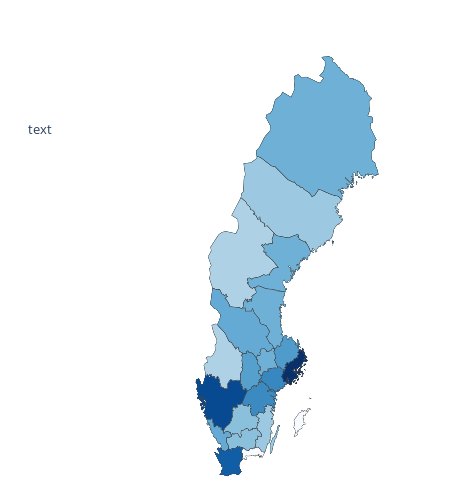

The code cell stored with this chart in its notebook:
### Code cell
import plotly.graph_objects as go 
import numpy as np 


year_column = "Antal ansökningar 2022"

log_approved = np.log(df_map[year_column] + 1)

fig = go.Figure(
    go.Choroplethmapbox(
        geojson = json_data,
        locations = region_code_map,
        z = log_approved,
        featureidkey="properties.ref:se:länskod",
        colorscale= "blues",
        showscale=False,
        customdata=df_map[year_column],
        text= df_map["län"],
        hovertemplate= "<b>%{text}</b><br>Antal sökande %{customdata}<extra></extra>",
        marker_line_width= 0.3)
    )   

fig.update_layout(
    mapbox= dict(style= "white-bg", zoom= 3.3, center= dict(lat=62.6952, lon= 13.9149)),
    width= 470,
    height= 500,
    margin= dict(r=0 , l=0 , t=50 , b=0),
    title= dict(
        text= "text",
        x= 0.06,
        y= 0.75,
        font= dict(size=13)
    )
)


fig.show()

### Figure 1 — Plotly figure (JSON) as saved in the notebook; plotly's stock layout.template omitted (floating-point values rounded to 4 significant figures; data arrays with more than 128 entries replaced by an {"elided": "..."} marker saying what was removed)
{"data": [{"colorscale": [[0, "rgb(247,251,255)"], [0.125, "rgb(222,235,247)"], [0.25, "rgb(198,219,239)"], [0.375, "rgb(158,202,225)"], [0.5, "rgb(107,174,214)"], [0.625, "rgb(66,146,198)"], [0.75, "rgb(33,113,181)"], [0.875, "rgb(8,81,156)"], [1, "rgb(8,48,107)"]], "customdata": [69, 11, 16, 15, 5, 5, 4, 0, 0, 32, 8, 45, 3, 10, 7, 8, 7, 7, 3, 4, 7], "featureidkey": "properties.ref:se:länskod", "geojson": {"features": [{"geometry": {"coordinates": {"elided": "3 rows, 512 float values in total"}, "type": "MultiPolygon"}, "properties": {"admin_level": "4", "boundary": "administrative", "name": "Gotlands län", "ref:se:län:bokstav": "I", "ref:se:länskod": "09", "type": "multipolygon"}, "type": "Feature"}, {"geometry": {"coordinates": {"elided": "2 rows, 1192 float values in total"}, "type": "MultiPolygon"}, "properties": {"admin_level": "4", "boundary": "administrative", "name": "Kalmar län", "ref:se:län:bokstav": "H", "ref:se:länskod": "08", "type": "multipolygon"}, "type": "Feature"}, {"geometry": {"coordinates": {"elided": "2 rows, 492 float values in total"}, "type": "MultiPolygon"}, "properties": {"admin_level": "4", "boundary": "administrative", "name": "Blekinge län", "ref:se:län:bokstav": "K", "ref:se:länskod": "10", "type": "multipolygon"}, "type": "Feature"}, {"geometry": {"coordinates": {"elided": "1x1x269x2 float values"}, "type": "MultiPolygon"}, "properties": {"admin_level": "4", "boundary": "administrative", "name": "Jämtlands län", "ref:se:län:bokstav": "Z", "ref:se:länskod": "23", "type": "multipolygon"}, "type": "Feature"}, {"geometry": {"coordinates": {"elided": "4 rows, 1212 float values in total"}, "type": "MultiPolygon"}, "properties": {"admin_level": "4", "boundary": "administrative", "name": "Västerbottens län", "ref:se:län:bokstav": "AC", "ref:se:länskod": "24", "type": "multipolygon"}, "type": "Feature"}, {"geometry": {"coordinates": {"elided": "1x1x274x2 float values"}, "type": "MultiPolygon"}, "properties": {"admin_level": "4", "boundary": "administrative", "name": "Kronobergs län", "ref:se:län:bokstav": "G", "ref:se:länskod": "07", "type": "multipolygon"}, "type": "Feature"}, {"geometry": {"coordinates": {"elided": "3 rows, 1306 float values in total"}, "type": "MultiPolygon"}, "properties": {"admin_level": "4", "boundary": "administrative", "name": "Västra Götalands län", "ref:se:län:bokstav": "O", "ref:se:länskod": "14", "type": "multipolygon"}, "type": "Feature"}, {"geometry": {"coordinates": {"elided": "1x1x216x2 float values"}, "type": "MultiPolygon"}, "properties": {"admin_level": "4", "boundary": "administrative", "name": "Värmlands län", "ref:se:län:bokstav": "S", "ref:se:länskod": "17", "type": "multipolygon"}, "type": "Feature"}, {"geometry": {"coordinates": {"elided": "1x1x251x2 float values"}, "type": "MultiPolygon"}, "properties": {"admin_level": "4", "boundary": "administrative", "name": "Dalarnas län", "ref:se:län:bokstav": "W", "ref:se:länskod": "20", "type": "multipolygon"}, "type": "Feature"}, {"geometry": {"coordinates": {"elided": "1x1x211x2 float values"}, "type": "MultiPolygon"}, "properties": {"admin_level": "4", "boundary": "administrative", "name": "Södermanlands län", "ref:se:län:bokstav": "D", "ref:se:länskod": "04", "type": "multipolygon"}, "type": "Feature"}, {"geometry": {"coordinates": {"elided": "1x1x347x2 float values"}, "type": "MultiPolygon"}, "properties": {"admin_level": "4", "boundary": "administrative", "name": "Jönköpings län", "ref:se:län:bokstav": "F", "ref:se:länskod": "06", "type": "multipolygon"}, "type": "Feature"}, {"geometry": {"coordinates": {"elided": "3 rows, 892 float values in total"}, "type": "MultiPolygon"}, "properties": {"admin_level": "4", "boundary": "administrative", "name": "Östergötlands län", "ref:se:län:bokstav": "E", "ref:se:länskod": "05", "type": "multipolygon"}, "type": "Feature"}, {"geometry": {"coordinates": {"elided": "18 rows, 1832 float values in total"}, "type": "MultiPolygon"}, "properties": {"admin_level": "4", "boundary": "administrative", "name": "Stockholms län", "ref:se:län:bokstav": "AB", "ref:se:länskod": "01", "type": "multipolygon"}, "type": "Feature"}, {"geometry": {"coordinates": {"elided": "1x1x185x2 float values"}, "type": "MultiPolygon"}, "properties": {"admin_level": "4", "boundary": "administrative", "name": "Västmanlands län", "ref:se:län:bokstav": "U", "ref:se:länskod": "19", "type": "multipolygon"}, "type": "Feature"}, {"geometry": {"coordinates": {"elided": "3 rows, 592 float values in total"}, "type": "MultiPolygon"}, "properties": {"admin_level": "4", "boundary": "administrative", "name": "Uppsala län", "ref:se:län:bokstav": "C", "ref:se:länskod": "03", "type": "multipolygon"}, "type": "Feature"}, {"geometry": {"coordinates": {"elided": "1x1x428x2 float values"}, "type": "MultiPolygon"}, "properties": {"admin_level": "4", "boundary": "administrative", "name": "Gävleborgs län", "ref:se:län:bokstav": "X", "ref:se:länskod": "21", "type": "multipolygon"}, "type": "Feature"}, {"geometry": {"coordinates": {"elided": "2 rows, 1086 float values in total"}, "type": "MultiPolygon"}, "properties": {"admin_level": "4", "boundary": "administrative", "name": "Västernorrlands län", "ref:se:län:bokstav": "Y", "ref:se:länskod": "22", "type": "multipolygon"}, "type": "Feature"}, {"geometry": {"coordinates": {"elided": "1x1x211x2 float values"}, "type": "MultiPolygon"}, "properties": {"admin_level": "4", "boundary": "administrative", "name": "Örebro län", "ref:se:län:bokstav": "T", "ref:se:länskod": "18", "type": "multipolygon"}, "type": "Feature"}, {"geometry": {"coordinates": {"elided": "10 rows, 2074 float values in total"}, "type": "MultiPolygon"}, "properties": {"admin_level": "4", "boundary": "administrative", "name": "Norrbottens län", "ref:se:län:bokstav": "BD", "ref:se:länskod": "25", "type": "multipolygon"}, "type": "Feature"}, {"geometry": {"coordinates": {"elided": "1x1x326x2 float values"}, "type": "MultiPolygon"}, "properties": {"admin_level": "4", "boundary": "administrative", "name": "Hallands län", "ref:se:län:bokstav": "N", "ref:se:länskod": "13", "type": "multipolygon"}, "type": "Feature"}, {"geometry": {"coordinates": {"elided": "1x1x257x2 float values"}, "type": "MultiPolygon"}, "properties": {"admin_level": "4", "boundary": "administrative", "name": "Skåne län", "ref:se:län:bokstav": "M", "ref:se:länskod": "12", "type": "multipolygon"}, "type": "Feature"}], "type": "FeatureCollection"}, "hovertemplate": "<b>%{text}</b><br>Antal sökande %{customdata}<extra></extra>", "locations": ["01", "03", "04", "05", "06", "07", "08", "09", "10", "12", "13", "14", "17", "18", "19", "20", "21", "22", "23", "24", "25"], "marker": {"line": {"width": 0.3}}, "showscale": false, "text": [" Stockholms län", " Uppsala län", " Södermanlands län", " Östergötlands län", " Jönköpings län", " Kronobergs län", " Kalmar län", " Gotlands län", " Blekinge län", " Skåne län", " Hallands län", " Västra Götalands län", " Värmlands län", " Örebro län", " Västmanlands län", " Dalarnas län", " Gävleborgs län", " Västernorrlands län", " Jämtlands län", " Västerbottens län", " Norrbottens län"], "type": "choroplethmapbox", "z": [4.248, 2.485, 2.833, 2.773, 1.792, 1.792, 1.609, 0.0, 0.0, 3.497, 2.197, 3.829, 1.386, 2.398, 2.079, 2.197, 2.079, 2.079, 1.386, 1.609, 2.079]}], "layout": {"height": 500, "mapbox": {"center": {"lat": 62.7, "lon": 13.91}, "style": "white-bg", "zoom": 3.3}, "margin": {"b": 0, "l": 0, "r": 0, "t": 50}, "title": {"font": {"size": 13}, "text": "text", "x": 0.06, "y": 0.75}, "width": 470}}
